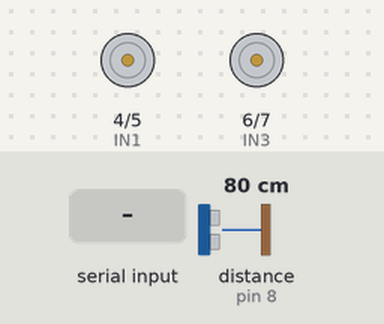
A sketch run on a simulated Arduino Uno, built with avr-gcc and run on an emulated ATmega328P. On the bench: motor-driver pin pairs drawn as motors (green arrow = first pin HIGH = forward, orange = second pin HIGH = backward, longer = more drive, scaled by the enable pin). The test bench sets the inputs (shaded band); at power-on: distance to the obstacle (sensor on pin 8) 80 cm. The echo pulse lasts 58.3 µs per cm; what the sketch prints to the serial monitor is not drawn.

Above: at 4.2 s.
4.3 s: "r" received over Serial
At 4.47 s:
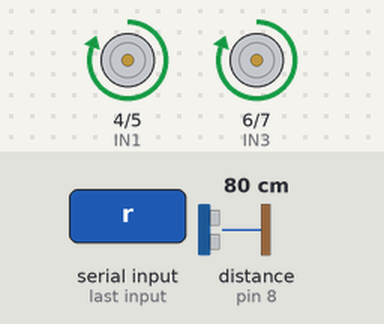
6.1 s: "l" received over Serial
At 6.27 s:
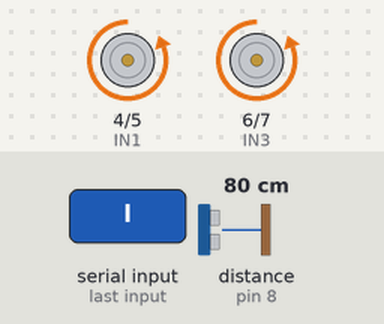
Timing chart, 0 to 9.1 s (numbered marks = the images above; inputs shaded):
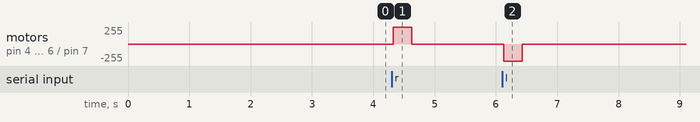

The sketch:

sensor_linea_y_motores.ino
```cpp
const int EchoPin = 8;
const int TriggerPin = 2;

//control de los motores

const int IN1 = 4;
const int IN2 = 5;
const int IN3 = 6;
const int IN4 = 7;

const int ENA = 9;
const int ENB = 3;

const int velocidad_siguelinea = 255;

//distancia
int pirPin = A2;

// velocidad de giro
int v_angular = 255;

//siguelinea
bool avanza = true;

const int SLA_2 = 10;
const int SLB_2 = 11;
const int SLA = 12;
const int SLB = 13;

int sensorValA, sensorValB,
    sensorValC, sensorValD;

void retroceder(){
    //Serial.write('m');
    digitalWrite(IN1, HIGH);
    digitalWrite(IN2, LOW);
    digitalWrite(IN3, LOW);
    digitalWrite(IN4, HIGH);
}

void avanzar(){
    //Serial.write('m');
    digitalWrite(IN1, LOW);
    digitalWrite(IN2, HIGH);
    digitalWrite(IN3, HIGH);
    digitalWrite(IN4, LOW);
}

void girar_izquierda(){
    //Serial.write('m');
    digitalWrite(IN1, LOW);
    digitalWrite(IN2, HIGH);
    digitalWrite(IN3, LOW);
    digitalWrite(IN4, HIGH);
}

void girar_derecha(){
    //Serial.write('m');
    digitalWrite(IN1, HIGH);
    digitalWrite(IN2, LOW);
    digitalWrite(IN3, HIGH);
    digitalWrite(IN4, LOW);
}

void cambia_velocidad(int v){
  analogWrite(ENA, v);
  analogWrite(ENB, v);
}

// mide la distancia que hay entre nosotros y el
// robot enemigo usando el sensor de distancia
int ping(int TriggerPin, int EchoPin) {
   long duration, distanceCm;

   digitalWrite(TriggerPin, LOW);  //para generar un pulso limpio ponemos a LOW 4us
   delayMicroseconds(4);
   digitalWrite(TriggerPin, HIGH);  //generamos Trigger (disparo) de 10us
   delayMicroseconds(10);
   digitalWrite(TriggerPin, LOW);

   duration = pulseIn(EchoPin, HIGH);  //medimos el tiempo entre pulsos, en microsegundos

   distanceCm = duration * 10 / 292/ 2;   //convertimos a distancia, en cm
   return distanceCm;
}

void escapar(){
  // indicamos a la pi que el robot se mueve
  Serial.write('m');
  cambia_velocidad(0);
  delay(20);
  girar_izquierda();
  cambia_velocidad(255);
  delay(600);
  cambia_velocidad(0);
  delay(20);
  retroceder();
  cambia_velocidad(100);
  delay(100);
  cambia_velocidad(60);
  Serial.write('s');
}

void reconoce_linea_negra() {
  //variables de los siguelinea
  sensorValA = digitalRead(SLA);
  sensorValB = digitalRead(SLB);
  sensorValC = digitalRead(SLB_2);
  sensorValD = digitalRead(SLA_2);

  if( sensorValC == 0 || sensorValD == 0 ) //linea negra delante derecha
  {
    Serial.write('m');
    avanza = false;
    cambia_velocidad(0);
    delay(50);
    //mover maderito hacia atrás
    retroceder();
    cambia_velocidad(velocidad_siguelinea);
    delay(300);
    cambia_velocidad(0);
    Serial.write('s');
  }
  else if( sensorValA == 0 || sensorValB == 0 )
  {
      Serial.write('m');
      avanza = true;
      //mover maderito hacia delante
      cambia_velocidad(0);
      delay(50);
      avanzar();
      cambia_velocidad(velocidad_siguelinea);
      delay(300);
      cambia_velocidad(0);
      Serial.write('s');
  }
  /*else {
    if (avanza){
      Serial.write('m');
      avanzar();
      cambia_velocidad(255);
      delay(100);
      cambia_velocidad(0);
      Serial.write('s');

    }
    else{
      Serial.write('m');
      retroceder();
      cambia_velocidad(255);
      delay(100);
      cambia_velocidad(0);
      Serial.write('s');
    }
  } */
}

void setup() {
    Serial.begin(9600);
    pinMode (IN1, OUTPUT);
    pinMode (IN2, OUTPUT);
    pinMode (IN3, OUTPUT);
    pinMode (IN4, OUTPUT);
    pinMode (ENA, OUTPUT);
    pinMode (ENB, OUTPUT);
    pinMode (SLA, INPUT);
    pinMode (SLB, INPUT);
    pinMode (SLA_2, INPUT);
    pinMode (SLB_2, INPUT);
    pinMode(TriggerPin, OUTPUT);
    pinMode(EchoPin, INPUT);

    // el robot debe estar tres segundos quieto al comenzar.
    //indica a la pi que está quieto para que reconozca al robot enemigo
    Serial.write('s');
    delay(3000);


}

void loop() {
    // el serial debe estar disponible para comunicarse con la pi
    if (Serial.available() > 0) {
      // medimos distancia con el sensor de distancia
      int cm = ping(TriggerPin, EchoPin);
      if (cm < 15)
        escapar();

      else{
        // leemos la dirección hacia la que se mueve el robot
        char dir = Serial.read();
        //Serial.println(dir);
        if (dir == 'r'){
          //Serial.flush();
          // Serial.println("Giro a la derecha");
          // el robot enemigo ha girado a la derecha
          Serial.write('m');
          cambia_velocidad(0);
          delay(20);
          girar_derecha();
          cambia_velocidad(v_angular);
          delay(300);
          cambia_velocidad(0);
          // Serial.write('a');
          delay(1000);
          //Serial.write('s');

        } else if (dir == 'l') {
          // Serial.println("Giro a la izquierda");
          // el robot enemigo ha girado a la izquierda
          //Serial.flush();
          Serial.write('m');
          cambia_velocidad(0);
          delay(20);
          girar_izquierda();
          cambia_velocidad(v_angular);
          delay(300);
          cambia_velocidad(0);
          // Serial.write('b');
          delay(1000);
          //Serial.write('s');
        } else if (dir == 'q')
        {
          Serial.write('s');
          cambia_velocidad(0);
          //Serial.flush();
          // delay(100);
        }


        // Serial.println(cm);
      }
      // Serial.write('s');

      // comprobamos que el robot no va a salirse de la línea negra
      // reconoce_linea_negra();
    }
}
```

Measured:
- after the input at 4.3 s, motor on pin 4 (IN1) / pin 5 (IN2), motor on pin 6 (IN3) / pin 7 (IN4): stopped → forward 255/255 at once, → stopped 0.30 s later
- after the input at 6.1 s, motor on pin 4 (IN1) / pin 5 (IN2), motor on pin 6 (IN3) / pin 7 (IN4): stopped → backward 255/255 at once, → stopped 0.30 s later
